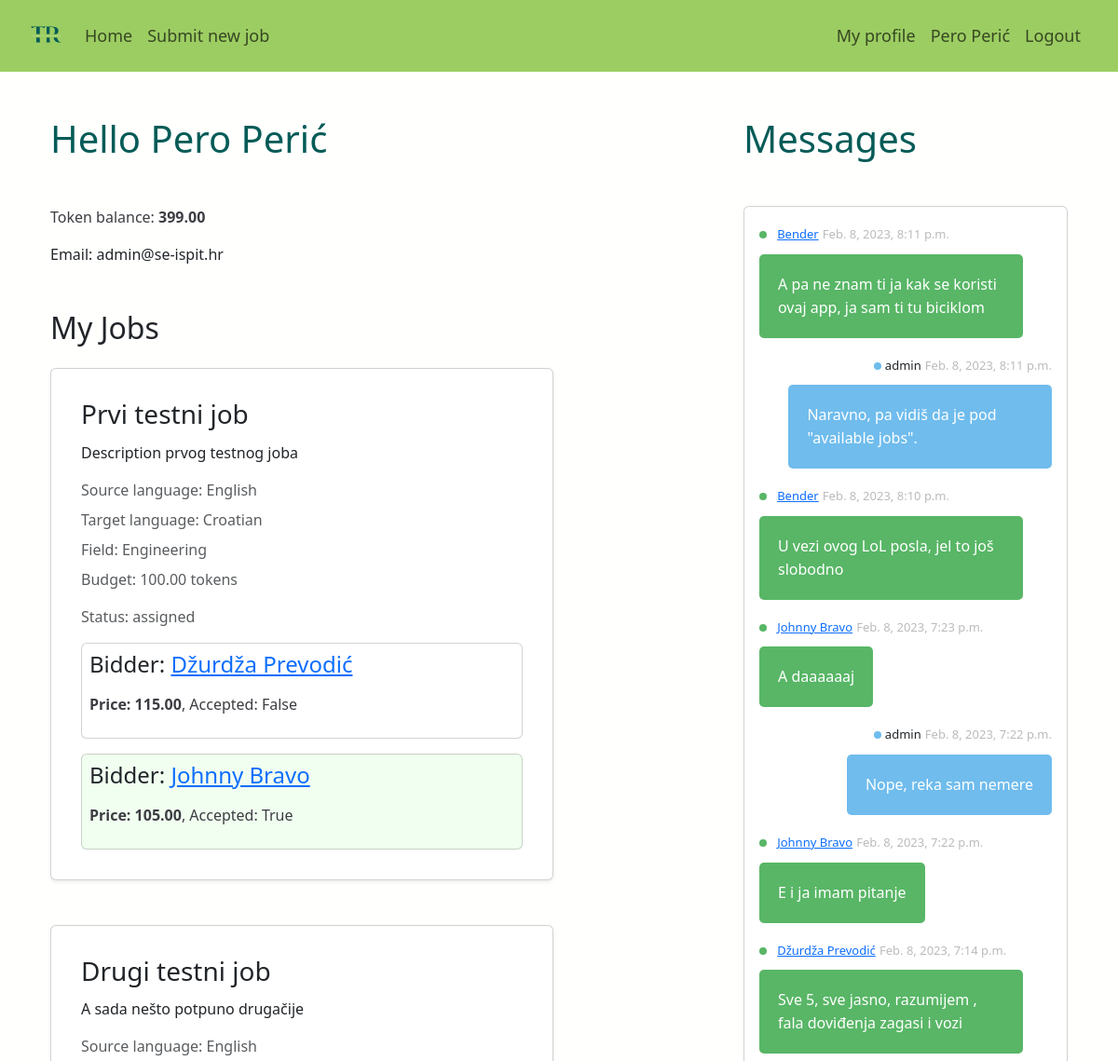
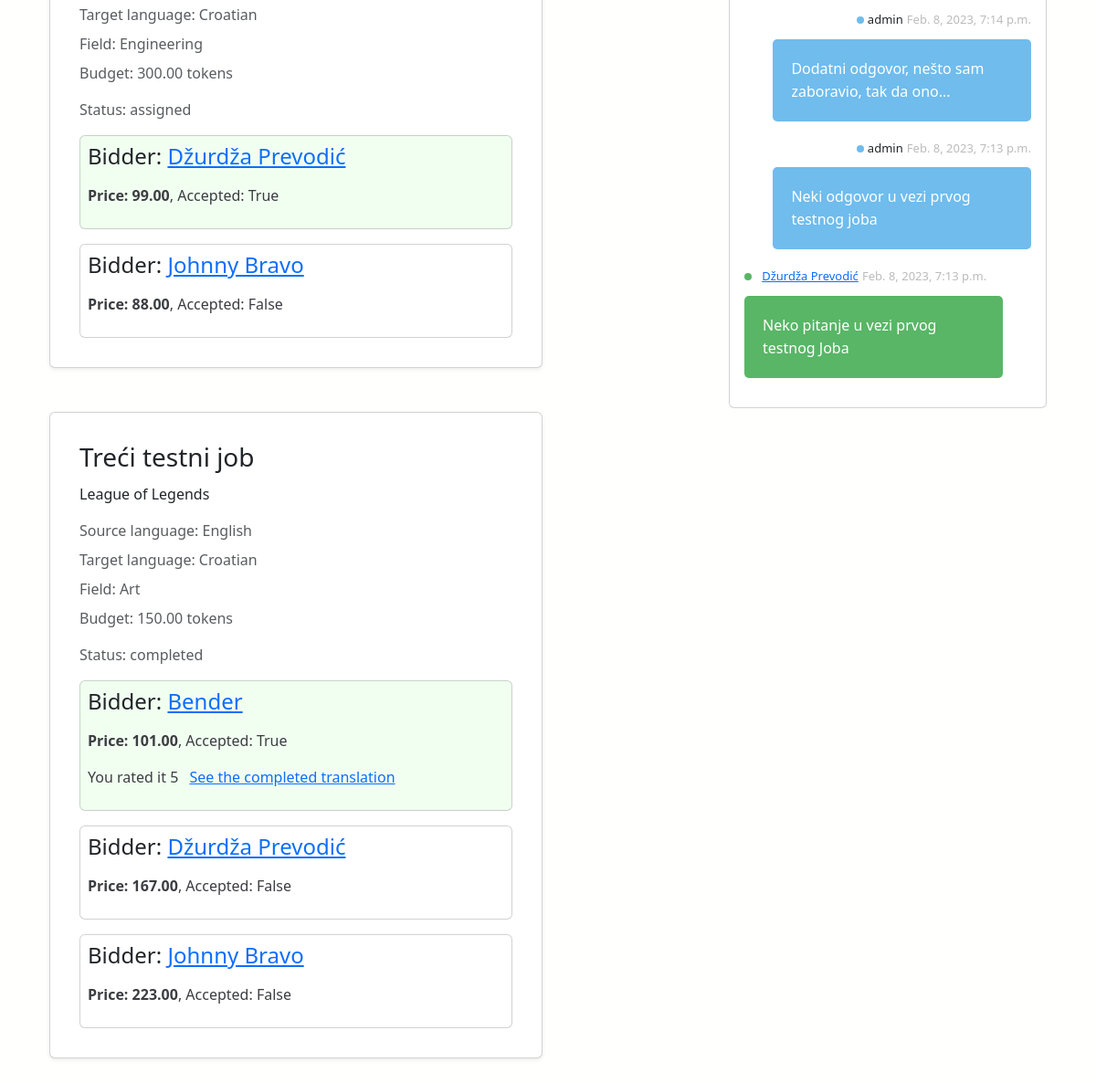
/accounts/dashboard (signed in), run on the app's committed database (2 pictures, top to bottom).
### app/models.py (models this page shows, shortened)
class Account(models.Model):
    user = models.OneToOneField(User, on_delete=models.CASCADE)
    name = models.CharField(max_length=100)
    balance = models.DecimalField(max_digits=8, decimal_places=2, default=0)
    translator = models.BooleanField()

class Job(models.Model):
    class Status(models.TextChoices):
        AVAILABLE = 'available', "Available"
        ASSIGNED = 'assigned', "Assigned"
        IN_PROGRESS = 'in_progress', "In Progress"
        COMPLETED = 'completed', "Completed"
    class Field(models.TextChoices):
        ART = 'art', "Art"
        BUS = 'business', "Business"
        COMP = 'computers', "Computers"
        EDU = 'education', "Education"
        ENG = 'engineering', "Engineering"
        FIN = 'finance', "Finance"
        LAW = 'law', "Law"
        LIT = 'literature', "Literature"
        MED = 'medicine', "Medicine"
        SCI = 'science', "Science"
        SOC = 'social_sciences', "Social Sciences"
        TECH = 'technology', "Technology"
    class Language(models.TextChoices):
        ENG = 'en', "English"
        SPA = 'spa', "Spanish"
        FRE = 'fr', "French"
        GER = 'de', "German"
        ITA = 'it', "Italian"
        JPN = 'ja', "Japanese"
        CRO = 'hr', "Croatian"
    user = models.ForeignKey(User, on_delete=models.CASCADE)
    title = models.CharField(max_length=256)
    description = models.CharField(max_length=512)
    source_lang = models.CharField(
            max_length=3,
            choices=Language.choices,
            default=Language.ENG,
    )
    target_lang = models.CharField(
            max_length=3,
            choices=Language.choices,
            default=Language.CRO,
    )
    field = models.CharField(
            max_length=100,
            choices=Field.choices,
            default=Field.ENG,
    )
    budget = models.DecimalField(max_digits=8, decimal_places=2)
    text = models.TextField()
    status = models.CharField(
            max_length=100,
            choices=Status.choices,
            default=Status.AVAILABLE,
    )
    translation = models.TextField(blank=True, null=True)
    def is_available(self):
        return self.status == self.Status.AVAILABLE

class Bid(models.Model):
    bidder = models.ForeignKey(User, on_delete=models.CASCADE)
    job = models.ForeignKey(Job, on_delete=models.CASCADE)
    price = models.DecimalField(max_digits=8, decimal_places=2)
    accepted = models.BooleanField(default=False)
    completed = models.BooleanField(default=False)

class Rating(models.Model):
    rater = models.ForeignKey(User, on_delete=models.CASCADE, related_name='rater')
    rated = models.ForeignKey(User, on_delete=models.CASCADE, related_name='rated')
    job = models.ForeignKey(Job, on_delete=models.CASCADE)
    bid = models.OneToOneField(Bid, on_delete=models.CASCADE)
    rating = models.IntegerField()

class Message(models.Model):
    sender = models.ForeignKey(User, on_delete=models.CASCADE, related_name='sender')
    receiver = models.ForeignKey(User, on_delete=models.CASCADE, related_name='receiver')
    text = models.TextField()
    sent_at = models.DateTimeField(auto_now_add=True)

### accounts/views.py (the view)
# urls.py: path('dashboard', views.dashboard, name="dashboard"),
@login_required
def dashboard(request):
    user = request.user
    my_jobs = user.job_set.all()
    my_messages = Message.objects.filter(receiver=user) | Message.objects.filter(sender=user)
    my_messages = my_messages.order_by('-sent_at')
    my_bids = user.bid_set.all()
    my_won_bids = user.bid_set.filter(accepted=True)
    context = {
        'my_jobs': my_jobs,
        'my_messages': my_messages,
        'my_bids': my_bids,
        'my_won_bids': my_won_bids,
    }
    return render(request, 'accounts/dashboard.html', context)

### accounts/templates/accounts/dashboard.html (shortened to what this page needs)
{% extends 'app/base.html' %}
{% block content %}
<div class="container">
  <div class="row">
    <div class="col-md-8">
      <h1 class="mb-5 mt-5">Hello {{ user.account.name }}</h1>
      <p class="mb-3 mt-3">Token balance: <strong>{{ user.account.balance }}</strong></p>
      <pclass="mb-3 mt-3">Email: {{ user.email }}</p>
      <h2 class="mt-5 mb-4">My Jobs</h2>
      {% for job in my_jobs %}
        {% include 'includes/my_job_card.html' with job=job bids=job.bid_set.all %}
      {% endfor %}
    </div>
    <div class="col-md-4">
      <h1 class="mb-5 mt-5">Messages</h1>
      <div class="rounded card p-3">
        {% for message in my_messages %}
          {% include 'includes/message_card.html' with message=message user=user%}
        {% endfor %}
      </div>
    </div>
  </div>
</div>
{% endblock content %}

### app/templates/app/base.html (shortened to what this page needs)
{% load static %}
<html>
  <head>
    <link href="https://cdn.jsdelivr.net/npm/bootstrap@5.3.0-alpha1/dist/css/bootstrap.min.css" rel="stylesheet">
    <link rel="stylesheet" href="{% static 'app/css/app.css' %}">
  </head>
  <body>
    <nav class="navbar navbar-expand-lg">
      <div class="container-fluid  p-2 ms-4 me-4">
          <a class="navbar-brand" href="/"><img class="logo" src="../../static/app/images/logo.png"></a>
          <div class="collapse navbar-collapse" id="navbarText">
            <ul class="navbar-nav me-auto mb-2 mb-lg-0">
              <li class="nav-item active">
                <a class="nav-link" href="/">Home</a>
              </li>
              {% if user.is_authenticated %}
                <li class="nav-item">
                    <a class="nav-link" aria-current="page" href="{% url 'app:new_job'  %}">Submit new job</a>
                </li>
              {% endif %}
            </ul>
            <ul class="navbar-nav ms-auto mb-2 mb-lg-0">
              {% if user.is_authenticated %}
                <li class="nav-item">
                  <a class="nav-link" href="{% url 'accounts:profile' user.id %}">My profile</a>
                </li>
                <li class="nav-item">
                  <a class="nav-link" href="{% url 'accounts:dashboard' %}">{{ user.account.name }}</a>
                </li>
                <li class="nav-item">
                  <a class="nav-link" href="{% url 'logout' %}">Logout</a>
                </li>
              {% endif %}
            </ul>
          </div>
      </div>
    </nav>
    <div class="content container">
      <div class="row">
        <div class="col-md-12">
          {% block content %}
          {% endblock %}
        </div>
      </div>
    </div>
  </body>
</html>

### accounts/templates/includes/my_job_card.html
<div class="card my-4 shadow-sm p-2 mb-5 rounded w-75">
    <div class="card-body m-2">
        <div class="row">
            <h3 class="card-title">{{ job.title }}</h3>
        </div>
        <div class="card-subtitle mb-2 mt-1 ">{{ job.description }}</div>
        <div class="card-text mb-2 mt-3 text-muted">Source language: {{ job.get_source_lang_display }}</div>
        <div class="card-text mb-2 text-muted">Target language: {{ job.get_target_lang_display }}</div>
        <div class="card-text mb-2  text-muted">Field: {{ job.get_field_display }}</div>
        <div class="card-text mb-2 text-muted">Budget: {{ job.budget }} tokens</div>
        <div class="card-text mb-2 mt-3 text-muted"> Status: {{ job.status }}</div>
        {% for bid in bids %}
        <div class="card mt-3 p-2 rounded bid {% if bid.accepted %} accepted {% endif %}">
            <h4>
            Bidder:
            <a href="{% url 'accounts:profile' bid.bidder.id %}">
                {{ bid.bidder.account.name }}
            </a>
            </h4>
            <p class="mt-2">
            <strong>Price: {{ bid.price }}</strong>,
            Accepted: {{ bid.accepted }}
            </p>
            {% if not bid.accepted and job.is_available %}
            <p>
                <form action="{% url 'app:accept_bid' bid.id %}" method="post">
                {% csrf_token %}
                <input type="submit" value="Accept bid">
                </form>
            </p>
            {% elif bid.completed %}
            <p>
                <span class="me-2">{% if bid.rating %} You rated it {{ bid.rating.rating }} {% endif %}</span>
                <a href="{% url 'app:bid_detail' bid.id %}">See the completed translation</a>
            </p>
            {% endif %}
        </div>
        {% endfor %}
    </div>
</div>

### accounts/templates/includes/message_card.html
{% load static %}
<head>
    <link rel="stylesheet" href="{% static 'app/css/message_card.css' %}">
</head>
<div id="container">
    <main>
      <ul id="chat">
        <li class="{% if user == message.sender %} me {% else %} you {% endif %}">
          <div class="entete">
            <span class=" status {% if user == message.sender %} blue {% else %} green {% endif %}"></span>
            <h2>{% if user == message.sender %}
                    {{ message.sender }}
                {% else %}
                    <a href="{% url 'accounts:profile' message.sender.id %}">
                        {{ message.sender.account.name }}
                    </a>
                {% endif %}
            </h2>
            <h3>{{ message.sent_at }}</h3>
          </div>
          <div class="message">
            {{ message.text }}
          </div>
        </li>
    </main>
  </div>

### app/static/app/css/app.css (style rules this page uses)
body { background-color: #fffffe; }
h1 { color: #045B57; }
p { color: #3C3D42; }
nav { background-color: #9CCD62; }
.nav-link { font-size: 18px !important; }
.logo { max-height: 35px; }
.bid { padding: 5px; }
.bid.accepted { background: #f1fff1; }

### app/static/app/css/message_card.css (style rules this page uses)
* { box-sizing: border-box; }
a h2, h3 { margin: 0; }
.status { width: 8px; height: 8px; border-radius: 50%; display: inline-block; margin-right: 7px; }
.green { background-color: #58b666; }
.blue { background-color: #6fbced; margin-right: 0; margin-left: 7px; }
#chat { list-style-type: none; padding-left: 0; }
#chat h2, #chat h3 { display: inline-block; font-size: 13px; font-weight: normal; }
#chat h3 { color: #bbb; }
#chat .entete { margin-bottom: 5px; }
#chat .message { padding: 20px; color: #fff; line-height: 25px; max-width: 90%; display: inline-block; text-align: left; border-radius: 5px; }
#chat .me { text-align: right; }
#chat .you .message { background-color: #58b666; }
#chat .me .message { background-color: #6fbced; }

### data on the page
Job: title "Prvi testni job", description "Description prvog testnog joba", source_lang "English", target_lang "Croatian", field "Engineering", budget "100.00", status "assigned"
Bid: bidder.account.name "Džurdža Prevodić", price "115.00", accepted "False"
Bid: bidder.account.name "Johnny Bravo", price "105.00", accepted "True"
Job: title "Drugi testni job", description "A sada nešto potpuno drugačije", source_lang "English", target_lang "Croatian", field "Engineering", budget "300.00", status "assigned"
Bid: bidder.account.name "Džurdža Prevodić", price "99.00", accepted "True"
Bid: bidder.account.name "Johnny Bravo", price "88.00", accepted "False"
Job: title "Treći testni job", description "League of Legends", source_lang "English", target_lang "Croatian", field "Art", budget "150.00", status "completed"
Bid: bidder.account.name "Bender", price "101.00", accepted "True", rating.rating "5"
Bid: bidder.account.name "Džurdža Prevodić", price "167.00", accepted "False"
Bid: bidder.account.name "Johnny Bravo", price "223.00", accepted "False"
Message: sender.account.name "Bender", sent_at "Feb. 8, 2023, 8:11 p.m.", text "A pa ne znam ti ja kak se koristi ovaj app, ja sam ti tu biciklom"
Message: sender "admin", sent_at "Feb. 8, 2023, 8:11 p.m.", text "Naravno, pa vidiš da je pod \"available jobs\"."
Message: sender.account.name "Bender", sent_at "Feb. 8, 2023, 8:10 p.m.", text "U vezi ovog LoL posla, jel to još slobodno"
Message: sender.account.name "Johnny Bravo", sent_at "Feb. 8, 2023, 7:23 p.m.", text "A daaaaaaj"
Message: sender "admin", sent_at "Feb. 8, 2023, 7:22 p.m.", text "Nope, reka sam nemere"
Message: sender.account.name "Johnny Bravo", sent_at "Feb. 8, 2023, 7:22 p.m.", text "E i ja imam pitanje"
Message: sender.account.name "Džurdža Prevodić", sent_at "Feb. 8, 2023, 7:14 p.m.", text "Sve 5, sve jasno, razumijem , fala doviđenja zagasi i vozi"
Message: sender "admin", sent_at "Feb. 8, 2023, 7:14 p.m.", text "Dodatni odgovor, nešto sam zaboravio, tak da ono..."
Message: sender "admin", sent_at "Feb. 8, 2023, 7:13 p.m.", text "Neki odgovor u vezi prvog testnog joba"
Message: sender.account.name "Džurdža Prevodić", sent_at "Feb. 8, 2023, 7:13 p.m.", text "Neko pitanje u vezi prvog testnog Joba"

### other printed values
{{ user.account.name }} "Pero Perić"
{{ user.account.balance }} "399.00"
{{ user.email }} "admin@se-ispit.hr"
